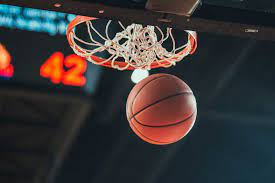
#> input picture testImg1.jpg, 275 x 183 px
$ python -i ex1_utils.py   (imports and definitions only)   (older library calls are emulated)
#> lines starting #> are read from the running program, lines starting #| are printed output that depends on the picture
#> further down, picture is the input picture: shape (183, 275, 3); mean B, G, R 55.4, 54.6, 59
"""
        '########:'##::::'##::::'##:::
         ##.....::. ##::'##:::'####:::
         ##::::::::. ##'##::::.. ##:::
         ######:::::. ###::::::: ##:::
         ##...:::::: ## ##:::::: ##:::
         ##:::::::: ##:. ##::::: ##:::
         ########: ##:::. ##::'######:
        ........::..:::::..:::......::
"""
from typing import List
import matplotlib.pyplot as plt
import matplotlib.image as mpimg
import numpy as np
import cv2

LOAD_GRAY_SCALE = 1
LOAD_RGB = 2


# [31 lines left out: functions myID, imReadAndConvert, imDisplay, not called in this run]


def transformRGB2YIQ(imgRGB: np.ndarray) -> np.ndarray:
    """
    Converts an RGB image to YIQ color space
    :param imgRGB: An Image in RGB
    :return: A YIQ in image color space
    """
    rgb_to_yiq_matrix = np.array([[0.299, 0.587, 0.114],
                                  [0.59590059, -0.27455667, -0.32134392],
                                  [0.21153661, -0.52273617, 0.31119955]])
    return np.dot(imgRGB, rgb_to_yiq_matrix.T)
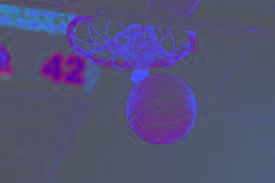
#> returned value: shape (183, 275, 3) float64; mean of channels 0, 1, 2 55.3, -1, 1.5; drawn with min black and max white


def transformYIQ2RGB(imgYIQ: np.ndarray) -> np.ndarray:
    """
    Converts an YIQ image to RGB color space
    :param imgYIQ: An Image in YIQ
    :return: A RGB in image color space
    """
    yiq_to_rgb_matrix = np.array([[1, 0.956, 0.619],
                                  [1, -0.272, -0.647],
                                  [1, -1.106, 1.703]])
    return np.dot(imgYIQ, yiq_to_rgb_matrix.T)


def hsitogramEqualize(imgOrig: np.ndarray) -> (np.ndarray, np.ndarray, np.ndarray):
    """
        Equalizes the histogram of an image
        :param imgOrig: Original Histogram
        :ret
    """
    flag_is_rgb = False
    imgOrig_temp = imgOrig.copy()
    if len(imgOrig.shape) != 2:
        flag_is_rgb = True
        img_org_yiq = transformRGB2YIQ(imgOrig_temp)
        imgOrig_temp = img_org_yiq[:, :, 0].copy()
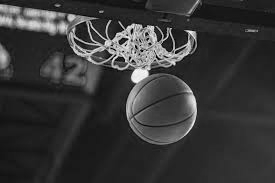
#> imgOrig_temp: shape (183, 275) float64; min 0.114, max 252.3, mean 55.3

    imgOrig_temp = imgOrig_temp * 255
    org_hist, bin_edges = np.histogram(imgOrig_temp.ravel(), bins=256, range=[0, 255])
#> org_hist = 256 values, max 2 at index 29, min 0 at index 0, mean 0.0195; bin_edges = 257 values from 0 to 255
    hist_cumsum = np.cumsum(org_hist)
#> hist_cumsum = 256 values from 0 to 5
    lut = hist_cumsum / len(imgOrig_temp.ravel()) * 255
#> lut = 256 values from 0 to 0.0253
    lutimg = cv2.LUT(imgOrig_temp.astype('uint8'), lut.astype('uint8'))
#> lutimg: shape (183, 275); every value is 0
    img_eq = lutimg

    if flag_is_rgb:
        img_org_yiq[:, :, 0] = lutimg / 255.0
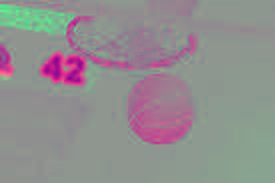
#> img_org_yiq: shape (183, 275, 3) float64; mean B, G, R 0, -1, 1.5; drawn with min black and max white
        imgOrig_temp = transformYIQ2RGB(img_org_yiq.copy())
#> in transformYIQ2RGB, `return np.dot(imgYIQ, yiq_to_rgb_matrix.T)`:
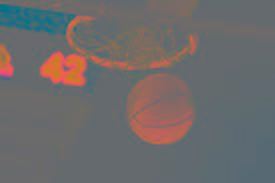
#> returned value: shape (183, 275, 3) float64; mean of channels 0, 1, 2 0, -0.7, 3.7; drawn with min black and max white
        img_eq = imgOrig_temp

    eq_hist, bins = np.histogram(lutimg.ravel(), bins=256, range=[0, 255])
#> eq_hist = 256 values, max 50325 at index 0, min 0 at index 1, mean 196.6; bins = 257 values from 0 to 255
    return img_eq, org_hist, eq_hist


#The idea of this code is taken is taken from the following URL:
# https://github.com/ido1Shapira/Image_Processing_ex1/blob/master/ex1_utils.py
# [73 lines left out: functions quantizeImage, find_new_q, find_new_z, findCenters, convertToImg, not called in this run]

>>> import cv2
>>> picture = cv2.imread('testImg1.jpg')
>>> result = hsitogramEqualize(picture)
